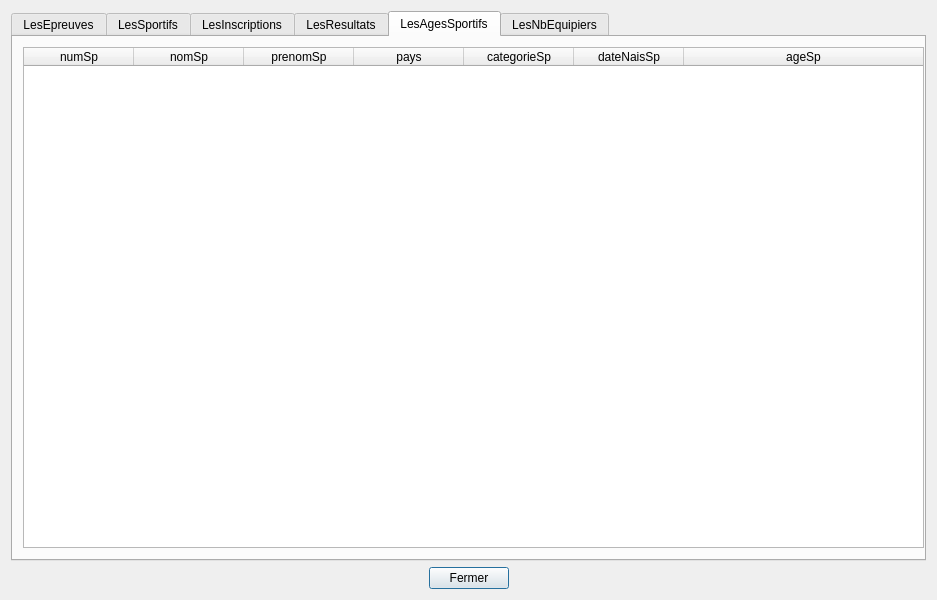
<?xml version="1.0" encoding="UTF-8"?>
<ui version="4.0">
 <class>tablesDataV1</class>
 <widget class="QDialog" name="tablesDataV1">
  <property name="geometry">
   <rect>
    <x>0</x>
    <y>0</y>
    <width>937</width>
    <height>600</height>
   </rect>
  </property>
  <property name="sizePolicy">
   <sizepolicy hsizetype="Preferred" vsizetype="Preferred">
    <horstretch>0</horstretch>
    <verstretch>0</verstretch>
   </sizepolicy>
  </property>
  <property name="minimumSize">
   <size>
    <width>0</width>
    <height>0</height>
   </size>
  </property>
  <property name="windowTitle">
   <string>BD JO</string>
  </property>
  <layout class="QVBoxLayout" name="verticalLayout">
   <item>
    <widget class="QTabWidget" name="unique_view">
     <property name="currentIndex">
      <number>4</number>
     </property>
     <widget class="QWidget" name="tabEpreuves">
      <attribute name="title">
       <string>LesEpreuves</string>
      </attribute>
      <layout class="QVBoxLayout" name="verticalLayout_2">
       <item>
        <widget class="QTableWidget" name="tableEpreuves">
         <property name="sizePolicy">
          <sizepolicy hsizetype="Expanding" vsizetype="Expanding">
           <horstretch>0</horstretch>
           <verstretch>0</verstretch>
          </sizepolicy>
         </property>
         <property name="minimumSize">
          <size>
           <width>0</width>
           <height>400</height>
          </size>
         </property>
         <property name="baseSize">
          <size>
           <width>0</width>
           <height>0</height>
          </size>
         </property>
         <property name="layoutDirection">
          <enum>Qt::LeftToRight</enum>
         </property>
         <property name="sizeAdjustPolicy">
          <enum>QAbstractScrollArea::AdjustToContents</enum>
         </property>
         <property name="sortingEnabled">
          <bool>true</bool>
         </property>
         <property name="columnCount">
          <number>7</number>
         </property>
         <attribute name="horizontalHeaderCascadingSectionResizes">
          <bool>true</bool>
         </attribute>
         <attribute name="horizontalHeaderDefaultSectionSize">
          <number>110</number>
         </attribute>
         <attribute name="horizontalHeaderHighlightSections">
          <bool>true</bool>
         </attribute>
         <attribute name="horizontalHeaderMinimumSectionSize">
          <number>50</number>
         </attribute>
         <attribute name="horizontalHeaderShowSortIndicator" stdset="0">
          <bool>true</bool>
         </attribute>
         <attribute name="horizontalHeaderStretchLastSection">
          <bool>true</bool>
         </attribute>
         <attribute name="verticalHeaderVisible">
          <bool>false</bool>
         </attribute>
         <column>
          <property name="text">
           <string>numEp</string>
          </property>
         </column>
         <column>
          <property name="text">
           <string>nomEp</string>
          </property>
         </column>
         <column>
          <property name="text">
           <string>formeEp</string>
          </property>
         </column>
         <column>
          <property name="text">
           <string>nomDi</string>
          </property>
         </column>
         <column>
          <property name="text">
           <string>categorieEp</string>
          </property>
         </column>
         <column>
          <property name="text">
           <string>nbSportifsEp</string>
          </property>
         </column>
         <column>
          <property name="text">
           <string>dateEp</string>
          </property>
         </column>
        </widget>
       </item>
       <item>
        <widget class="QLabel" name="label_epreuves">
         <property name="palette">
          <palette>
           <active>
            <colorrole role="WindowText">
             <brush brushstyle="SolidPattern">
              <color alpha="255">
               <red>255</red>
               <green>0</green>
               <blue>0</blue>
              </color>
             </brush>
            </colorrole>
           </active>
           <inactive>
            <colorrole role="WindowText">
             <brush brushstyle="SolidPattern">
              <color alpha="255">
               <red>255</red>
               <green>0</green>
               <blue>0</blue>
              </color>
             </brush>
            </colorrole>
           </inactive>
           <disabled>
            <colorrole role="WindowText">
             <brush brushstyle="SolidPattern">
              <color alpha="255">
               <red>120</red>
               <green>120</green>
               <blue>120</blue>
              </color>
             </brush>
            </colorrole>
           </disabled>
          </palette>
         </property>
         <property name="text">
          <string/>
         </property>
         <property name="scaledContents">
          <bool>true</bool>
         </property>
         <property name="alignment">
          <set>Qt::AlignCenter</set>
         </property>
        </widget>
       </item>
      </layout>
     </widget>
     <widget class="QWidget" name="tabSportifs">
      <attribute name="title">
       <string>LesSportifs</string>
      </attribute>
      <layout class="QVBoxLayout" name="verticalLayout_7">
       <item>
        <widget class="QTableWidget" name="tableSportifs">
         <attribute name="horizontalHeaderDefaultSectionSize">
          <number>110</number>
         </attribute>
         <attribute name="horizontalHeaderMinimumSectionSize">
          <number>50</number>
         </attribute>
         <attribute name="horizontalHeaderStretchLastSection">
          <bool>true</bool>
         </attribute>
         <attribute name="verticalHeaderVisible">
          <bool>false</bool>
         </attribute>
         <column>
          <property name="text">
           <string>numSp</string>
          </property>
         </column>
         <column>
          <property name="text">
           <string>nomSp</string>
          </property>
         </column>
         <column>
          <property name="text">
           <string>prenomSp</string>
          </property>
         </column>
         <column>
          <property name="text">
           <string>pays</string>
          </property>
         </column>
         <column>
          <property name="text">
           <string>categorieSp</string>
          </property>
         </column>
         <column>
          <property name="text">
           <string>dateNaisSp</string>
          </property>
         </column>
         <column>
          <property name="text">
           <string>numEq</string>
          </property>
         </column>
        </widget>
       </item>
       <item>
        <widget class="QLabel" name="label_sportifs">
         <property name="palette">
          <palette>
           <active>
            <colorrole role="WindowText">
             <brush brushstyle="SolidPattern">
              <color alpha="255">
               <red>255</red>
               <green>0</green>
               <blue>0</blue>
              </color>
             </brush>
            </colorrole>
           </active>
           <inactive>
            <colorrole role="WindowText">
             <brush brushstyle="SolidPattern">
              <color alpha="255">
               <red>255</red>
               <green>0</green>
               <blue>0</blue>
              </color>
             </brush>
            </colorrole>
           </inactive>
           <disabled>
            <colorrole role="WindowText">
             <brush brushstyle="SolidPattern">
              <color alpha="255">
               <red>120</red>
               <green>120</green>
               <blue>120</blue>
              </color>
             </brush>
            </colorrole>
           </disabled>
          </palette>
         </property>
         <property name="text">
          <string/>
         </property>
         <property name="alignment">
          <set>Qt::AlignCenter</set>
         </property>
        </widget>
       </item>
      </layout>
     </widget>
     <widget class="QWidget" name="tab">
      <attribute name="title">
       <string>LesInscriptions</string>
      </attribute>
      <widget class="QTableWidget" name="tableInscriptions">
       <property name="geometry">
        <rect>
         <x>20</x>
         <y>10</y>
         <width>251</width>
         <height>488</height>
        </rect>
       </property>
       <attribute name="horizontalHeaderDefaultSectionSize">
        <number>110</number>
       </attribute>
       <attribute name="horizontalHeaderMinimumSectionSize">
        <number>50</number>
       </attribute>
       <attribute name="horizontalHeaderStretchLastSection">
        <bool>true</bool>
       </attribute>
       <attribute name="verticalHeaderVisible">
        <bool>false</bool>
       </attribute>
       <column>
        <property name="text">
         <string>numIn</string>
        </property>
       </column>
       <column>
        <property name="text">
         <string>numEp</string>
        </property>
       </column>
      </widget>
      <widget class="QLabel" name="labelInscriptions">
       <property name="geometry">
        <rect>
         <x>30</x>
         <y>510</y>
         <width>926</width>
         <height>13</height>
        </rect>
       </property>
       <property name="palette">
        <palette>
         <active>
          <colorrole role="WindowText">
           <brush brushstyle="SolidPattern">
            <color alpha="255">
             <red>255</red>
             <green>0</green>
             <blue>0</blue>
            </color>
           </brush>
          </colorrole>
         </active>
         <inactive>
          <colorrole role="WindowText">
           <brush brushstyle="SolidPattern">
            <color alpha="255">
             <red>255</red>
             <green>0</green>
             <blue>0</blue>
            </color>
           </brush>
          </colorrole>
         </inactive>
         <disabled>
          <colorrole role="WindowText">
           <brush brushstyle="SolidPattern">
            <color alpha="255">
             <red>120</red>
             <green>120</green>
             <blue>120</blue>
            </color>
           </brush>
          </colorrole>
         </disabled>
        </palette>
       </property>
       <property name="text">
        <string/>
       </property>
       <property name="scaledContents">
        <bool>true</bool>
       </property>
       <property name="alignment">
        <set>Qt::AlignCenter</set>
       </property>
      </widget>
     </widget>
     <widget class="QWidget" name="tab_2">
      <attribute name="title">
       <string>LesResultats</string>
      </attribute>
      <widget class="QTableWidget" name="tableResultats">
       <property name="geometry">
        <rect>
         <x>20</x>
         <y>10</y>
         <width>471</width>
         <height>291</height>
        </rect>
       </property>
       <attribute name="horizontalHeaderDefaultSectionSize">
        <number>110</number>
       </attribute>
       <attribute name="horizontalHeaderMinimumSectionSize">
        <number>50</number>
       </attribute>
       <attribute name="horizontalHeaderStretchLastSection">
        <bool>true</bool>
       </attribute>
       <attribute name="verticalHeaderVisible">
        <bool>false</bool>
       </attribute>
       <column>
        <property name="text">
         <string>numEp</string>
        </property>
       </column>
       <column>
        <property name="text">
         <string>gold</string>
        </property>
       </column>
       <column>
        <property name="text">
         <string>silver</string>
        </property>
       </column>
       <column>
        <property name="text">
         <string>bronze</string>
        </property>
       </column>
      </widget>
      <widget class="QLabel" name="labelResultats">
       <property name="geometry">
        <rect>
         <x>30</x>
         <y>510</y>
         <width>926</width>
         <height>13</height>
        </rect>
       </property>
       <property name="palette">
        <palette>
         <active>
          <colorrole role="WindowText">
           <brush brushstyle="SolidPattern">
            <color alpha="255">
             <red>255</red>
             <green>0</green>
             <blue>0</blue>
            </color>
           </brush>
          </colorrole>
         </active>
         <inactive>
          <colorrole role="WindowText">
           <brush brushstyle="SolidPattern">
            <color alpha="255">
             <red>255</red>
             <green>0</green>
             <blue>0</blue>
            </color>
           </brush>
          </colorrole>
         </inactive>
         <disabled>
          <colorrole role="WindowText">
           <brush brushstyle="SolidPattern">
            <color alpha="255">
             <red>120</red>
             <green>120</green>
             <blue>120</blue>
            </color>
           </brush>
          </colorrole>
         </disabled>
        </palette>
       </property>
       <property name="text">
        <string/>
       </property>
       <property name="scaledContents">
        <bool>true</bool>
       </property>
       <property name="alignment">
        <set>Qt::AlignCenter</set>
       </property>
      </widget>
     </widget>
     <widget class="QWidget" name="tab_3">
      <attribute name="title">
       <string>LesAgesSportifs</string>
      </attribute>
      <widget class="QLabel" name="labelAgeSportifs">
       <property name="geometry">
        <rect>
         <x>20</x>
         <y>510</y>
         <width>926</width>
         <height>13</height>
        </rect>
       </property>
       <property name="palette">
        <palette>
         <active>
          <colorrole role="WindowText">
           <brush brushstyle="SolidPattern">
            <color alpha="255">
             <red>255</red>
             <green>0</green>
             <blue>0</blue>
            </color>
           </brush>
          </colorrole>
         </active>
         <inactive>
          <colorrole role="WindowText">
           <brush brushstyle="SolidPattern">
            <color alpha="255">
             <red>255</red>
             <green>0</green>
             <blue>0</blue>
            </color>
           </brush>
          </colorrole>
         </inactive>
         <disabled>
          <colorrole role="WindowText">
           <brush brushstyle="SolidPattern">
            <color alpha="255">
             <red>120</red>
             <green>120</green>
             <blue>120</blue>
            </color>
           </brush>
          </colorrole>
         </disabled>
        </palette>
       </property>
       <property name="text">
        <string/>
       </property>
       <property name="scaledContents">
        <bool>true</bool>
       </property>
       <property name="alignment">
        <set>Qt::AlignCenter</set>
       </property>
      </widget>
      <widget class="QTableWidget" name="tableAgeSportifs">
       <property name="geometry">
        <rect>
         <x>10</x>
         <y>10</y>
         <width>901</width>
         <height>501</height>
        </rect>
       </property>
       <attribute name="horizontalHeaderDefaultSectionSize">
        <number>110</number>
       </attribute>
       <attribute name="horizontalHeaderMinimumSectionSize">
        <number>50</number>
       </attribute>
       <attribute name="horizontalHeaderStretchLastSection">
        <bool>true</bool>
       </attribute>
       <attribute name="verticalHeaderVisible">
        <bool>false</bool>
       </attribute>
       <column>
        <property name="text">
         <string>numSp</string>
        </property>
       </column>
       <column>
        <property name="text">
         <string>nomSp</string>
        </property>
       </column>
       <column>
        <property name="text">
         <string>prenomSp</string>
        </property>
       </column>
       <column>
        <property name="text">
         <string>pays</string>
        </property>
       </column>
       <column>
        <property name="text">
         <string>categorieSp</string>
        </property>
       </column>
       <column>
        <property name="text">
         <string>dateNaisSp</string>
        </property>
       </column>
       <column>
        <property name="text">
         <string>ageSp</string>
        </property>
       </column>
      </widget>
     </widget>
     <widget class="QWidget" name="tab_4">
      <attribute name="title">
       <string>LesNbEquipiers</string>
      </attribute>
      <widget class="QLabel" name="labelNbEquipiers">
       <property name="geometry">
        <rect>
         <x>10</x>
         <y>500</y>
         <width>926</width>
         <height>13</height>
        </rect>
       </property>
       <property name="palette">
        <palette>
         <active>
          <colorrole role="WindowText">
           <brush brushstyle="SolidPattern">
            <color alpha="255">
             <red>255</red>
             <green>0</green>
             <blue>0</blue>
            </color>
           </brush>
          </colorrole>
         </active>
         <inactive>
          <colorrole role="WindowText">
           <brush brushstyle="SolidPattern">
            <color alpha="255">
             <red>255</red>
             <green>0</green>
             <blue>0</blue>
            </color>
           </brush>
          </colorrole>
         </inactive>
         <disabled>
          <colorrole role="WindowText">
           <brush brushstyle="SolidPattern">
            <color alpha="255">
             <red>120</red>
             <green>120</green>
             <blue>120</blue>
            </color>
           </brush>
          </colorrole>
         </disabled>
        </palette>
       </property>
       <property name="text">
        <string/>
       </property>
       <property name="scaledContents">
        <bool>true</bool>
       </property>
       <property name="alignment">
        <set>Qt::AlignCenter</set>
       </property>
      </widget>
      <widget class="QTableWidget" name="tableNbEquipiers">
       <property name="geometry">
        <rect>
         <x>0</x>
         <y>10</y>
         <width>271</width>
         <height>481</height>
        </rect>
       </property>
       <attribute name="horizontalHeaderDefaultSectionSize">
        <number>110</number>
       </attribute>
       <attribute name="horizontalHeaderMinimumSectionSize">
        <number>50</number>
       </attribute>
       <attribute name="horizontalHeaderStretchLastSection">
        <bool>true</bool>
       </attribute>
       <attribute name="verticalHeaderVisible">
        <bool>false</bool>
       </attribute>
       <column>
        <property name="text">
         <string>numEq</string>
        </property>
       </column>
       <column>
        <property name="text">
         <string>nbEquipiersEq</string>
        </property>
       </column>
      </widget>
     </widget>
    </widget>
   </item>
   <item>
    <layout class="QHBoxLayout" name="horizontalLayout">
     <item>
      <spacer name="horizontalSpacer_data_V1">
       <property name="orientation">
        <enum>Qt::Horizontal</enum>
       </property>
       <property name="sizeHint" stdset="0">
        <size>
         <width>40</width>
         <height>20</height>
        </size>
       </property>
      </spacer>
     </item>
     <item>
      <widget class="QPushButton" name="pushButton_data_V1">
       <property name="text">
        <string>Fermer</string>
       </property>
      </widget>
     </item>
     <item>
      <spacer name="horizontalSpacer_2_data_V1">
       <property name="orientation">
        <enum>Qt::Horizontal</enum>
       </property>
       <property name="sizeHint" stdset="0">
        <size>
         <width>40</width>
         <height>20</height>
        </size>
       </property>
      </spacer>
     </item>
    </layout>
   </item>
  </layout>
 </widget>
 <resources/>
 <connections>
  <connection>
   <sender>pushButton_data_V1</sender>
   <signal>clicked()</signal>
   <receiver>tablesDataV1</receiver>
   <slot>close()</slot>
   <hints>
    <hint type="sourcelabel">
     <x>360</x>
     <y>575</y>
    </hint>
    <hint type="destinationlabel">
     <x>323</x>
     <y>169</y>
    </hint>
   </hints>
  </connection>
 </connections>
 <slots>
  <slot>refreshSpectaclesData()</slot>
  <slot>refreshZonesData()</slot>
  <slot>refreshRepresentationsData()</slot>
 </slots>
</ui>
